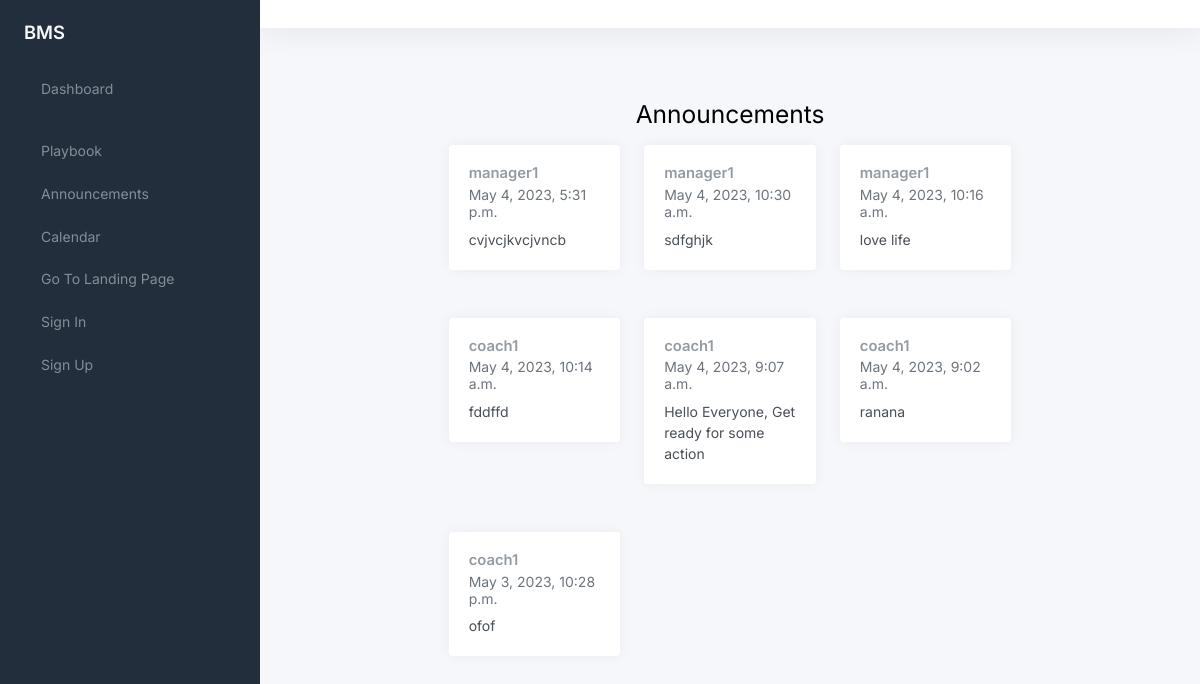
Page /announcements_player/ on the earlier database version.
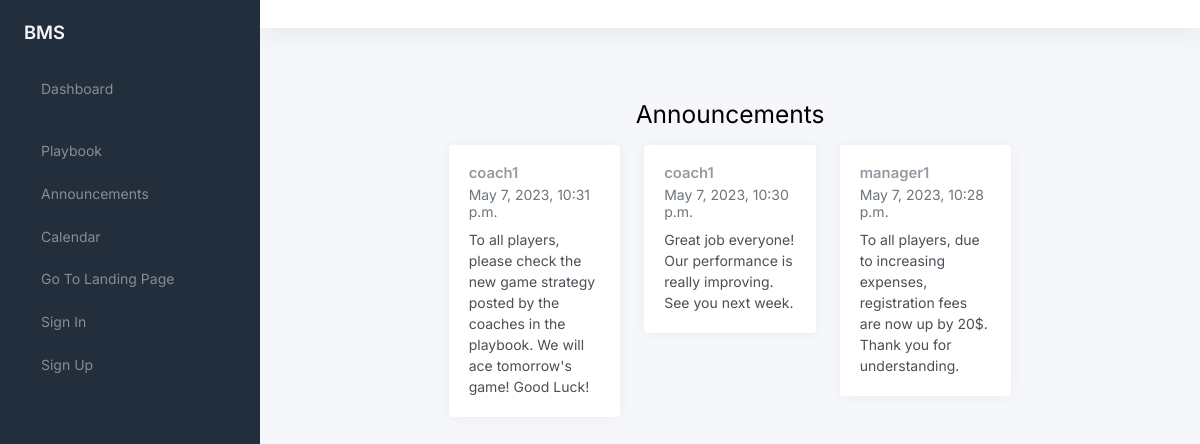
Same page on the later database version.
### bMSapp/models.py (models this page shows, shortened)
class Announcement(models.Model):
    owner = models.ForeignKey(Profile, on_delete=models.CASCADE)
    message = models.TextField()
    datetime = models.DateTimeField(auto_now_add=True)

class Profile(models.Model):
    user = models.OneToOneField(User, on_delete=models.CASCADE)
    phone_number = models.CharField(max_length=15)
    date_of_birth = models.DateField()

### bMSapp/views.py (the view)
# urls.py: path('announcements_player/', views.announcements_player,
def announcements_player(request):
    announcements = Announcement.objects.all().order_by('-datetime')
    return render(request, 'announcements_player.html', {'announcements': announcements})

### templates/announcements_player.html (shortened to what this page needs)
{% extends 'base_player.html' %} {% block content %}
<main class="content">
  <div class="text-center mt-4">
    <h1 class="h2">Announcements</h1>
  </div>
  <div class="row">
    <div class="col-12 d-flex justify-content-center">
      <div class="col-lg-8 col-xxl-9">
        <div class="row">
          {% for announcement in announcements %}
          <div class="col-md-6 col-lg-4 mb-4">
            <div class="card">
              <div class="card-body">
                <h5 class="card-title">
                  {{announcement.owner.user.username}}
                </h5>
                <h6 class="card-subtitle mb-2 text-muted">
                  {{announcement.datetime}}
                </h6>
                <p class="card-text">{{announcement.message}}</p>
              </div>
            </div>
          </div>
          {% endfor %}
        </div>
</main>
{% endblock %}

### templates/base_player.html (shortened to what this page needs)
{% load static %}
<!DOCTYPE html>
<html lang="en">
<head>
	<link href="{% static 'css/style.css' %}" rel="stylesheet">
	<link href="{% static 'css/app.css' %}" rel="stylesheet">
</head>
<body>
	<div class="wrapper">
		<nav id="sidebar" class="sidebar js-sidebar">
			<div class="sidebar-content js-simplebar">
				<a class="sidebar-brand" href="#">
          <span class="align-middle">BMS</span>
        </a>
				<ul class="sidebar-nav">
					<li class="sidebar-item ">
						<a class="sidebar-link" href="{% url 'player_after_login' %}">
    			 <span class="align-middle">Dashboard</span>
			</li>
			<li class="sidebar-item">
			<a class="sidebar-link" href="{% url 'playbook' %}">
				 <span class="align-middle">Playbook</span>
			  </a>
					</li>
					<li class="sidebar-item">
						<a class="sidebar-link" href="{% url 'announcements_player' %}">
							 <span class="align-middle">Announcements</span>
						  </a>
								</li>
					<li class="sidebar-item">
						<a class="sidebar-link" href="{% url 'calendar_player' %}">
							 <span class="align-middle">Calendar</span>
						  </a>
								</li>
								<li class="sidebar-item">
									<a class="sidebar-link" href="{% url 'landing_page' %}">
										 <span class="align-middle">Go To Landing Page</span>
									  </a>
											</li>
					{% if not user.is_authenticated %}
					<li class="sidebar-item">
						<a class="sidebar-link" href="{% url 'login' %}">
               <span class="align-middle">Sign In</span>
            </a>
					</li>
					<li class="sidebar-item">
						<a class="sidebar-link" href="{% url 'register' %}">
               <span class="align-middle">Sign Up</span>
            </a>
					</li>
					{% endif %}
				</ul>
			</div>
		</nav>
		<div class="main">
			<nav class="navbar navbar-expand navbar-light navbar-bg">
			</nav>
			{% block content %}
			{% endblock %}
		</div>
</body>
</html>

Differences in the rows shown:
removed Announcement: owner.user.username "manager1", datetime "May 4, 2023, 5:31 p.m.", message "cvjvcjkvcjvncb"
removed Announcement: owner.user.username "manager1", datetime "May 4, 2023, 10:30 a.m.", message "sdfghjk"
removed Announcement: owner.user.username "manager1", datetime "May 4, 2023, 10:16 a.m.", message "love life"
removed Announcement: owner.user.username "coach1", datetime "May 4, 2023, 10:14 a.m.", message "fddffd"
removed Announcement: owner.user.username "coach1", datetime "May 4, 2023, 9:07 a.m.", message "Hello Everyone, Get ready for some action"
removed Announcement: owner.user.username "coach1", datetime "May 4, 2023, 9:02 a.m.", message "ranana"
removed Announcement: owner.user.username "coach1", datetime "May 3, 2023, 10:28 p.m.", message "ofof"
added Announcement: owner.user.username "coach1", datetime "May 7, 2023, 10:31 p.m.", message "To all players, please check the new game strategy posted by the coaches in the playbook. We will ace tomorrow's game! Good Luck!"
added Announcement: owner.user.username "coach1", datetime "May 7, 2023, 10:30 p.m.", message "Great job everyone! Our performance is really improving. See you next week."
added Announcement: owner.user.username "manager1", datetime "May 7, 2023, 10:28 p.m.", message "To all players, due to increasing expenses, registration fees are now up by 20$. Thank you for understanding."
